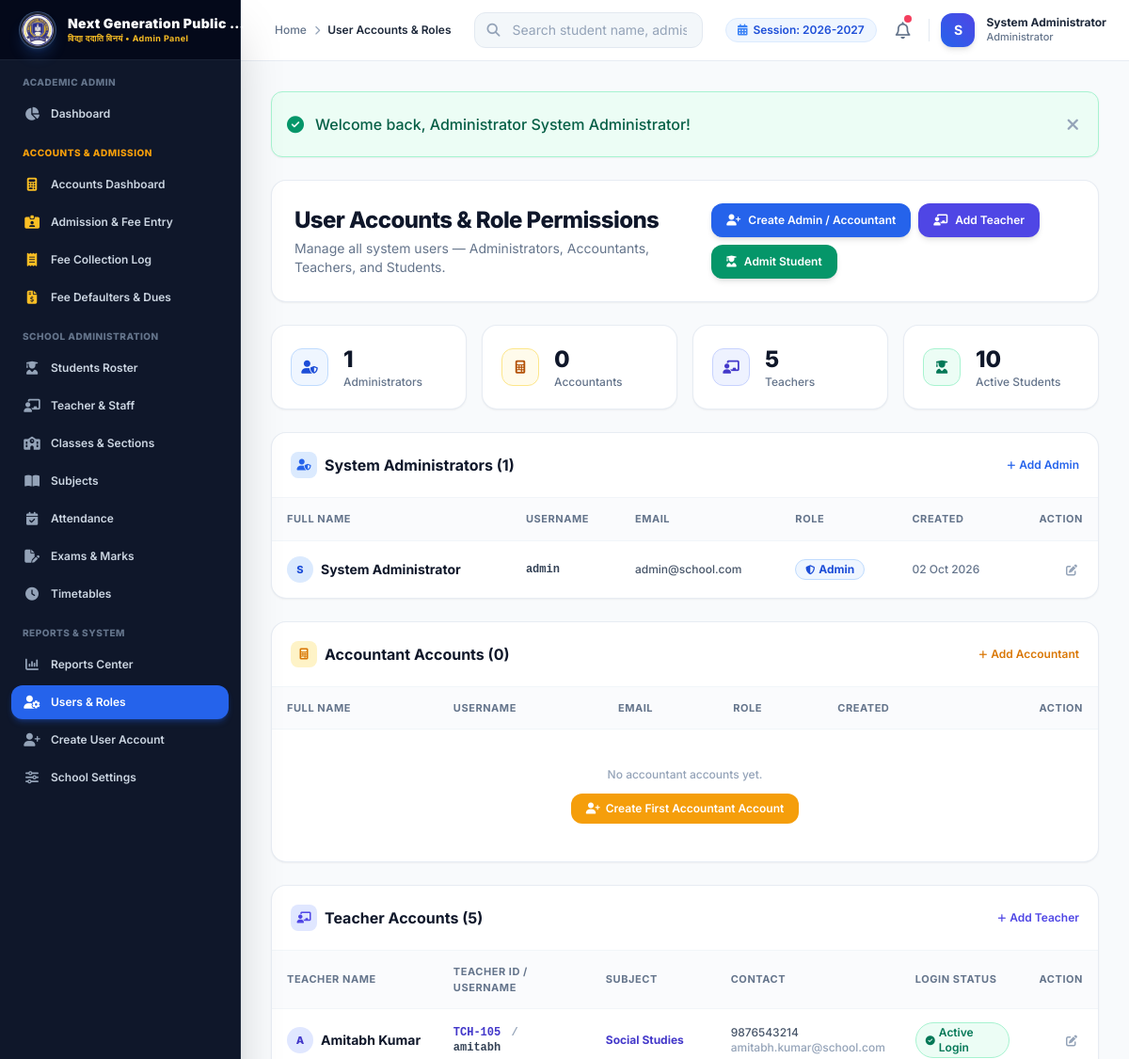
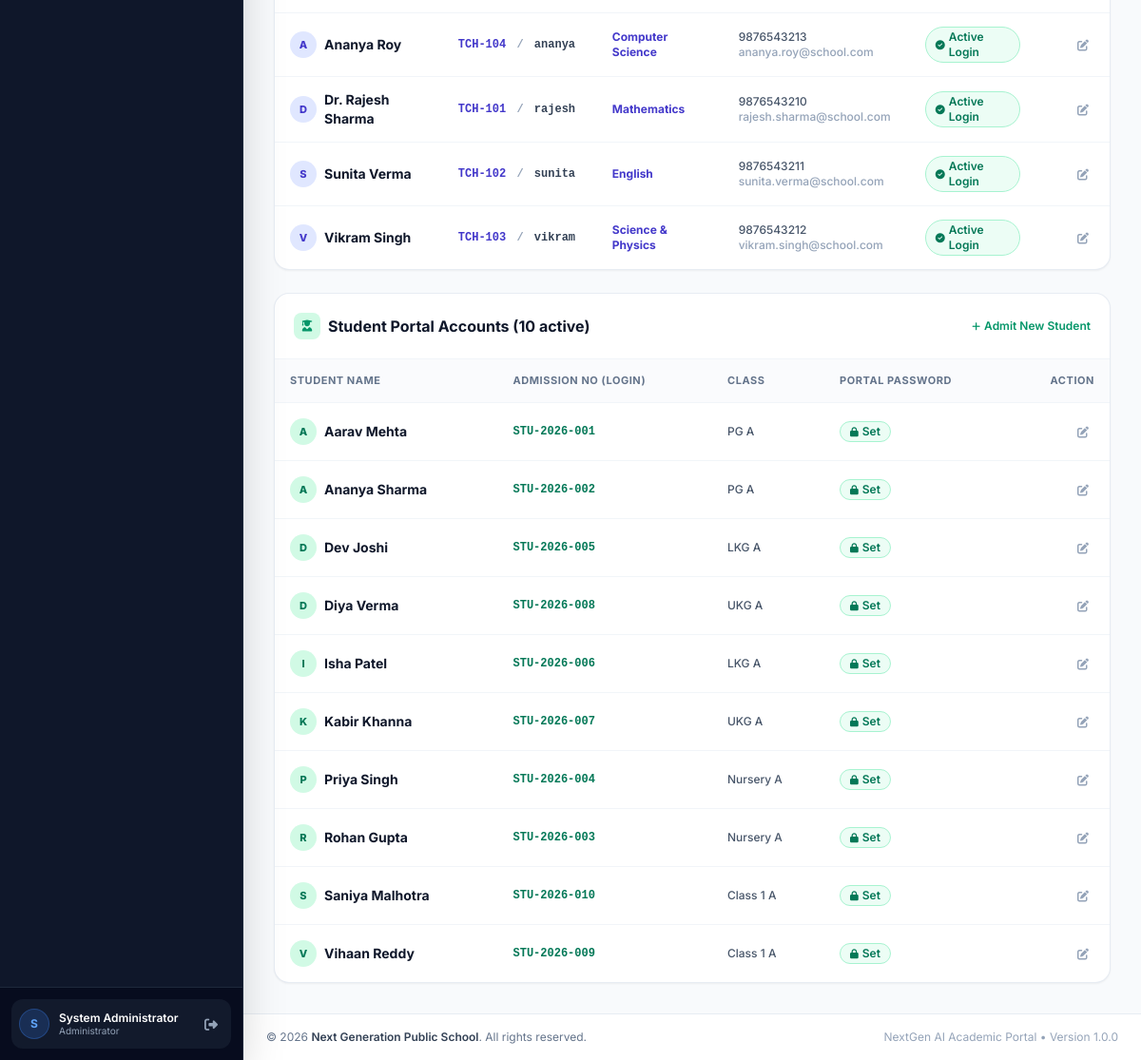
Screenshot of /admin/users/index.php (signed in) with the database file from the repository (2 pictures, top to bottom).
### tables this page shows
CREATE TABLE `school_settings` (
  `id` INT AUTO_INCREMENT PRIMARY KEY,
  `setting_key` VARCHAR(100) NOT NULL UNIQUE,
  `setting_value` TEXT DEFAULT NULL,
  `updated_at` DATETIME DEFAULT CURRENT_TIMESTAMP ON UPDATE CURRENT_TIMESTAMP
);

CREATE TABLE `users` (
  `id` INT AUTO_INCREMENT PRIMARY KEY,
  `username` VARCHAR(50) NOT NULL UNIQUE,
  `password` VARCHAR(255) NOT NULL,
  `full_name` VARCHAR(100) NOT NULL,
  `email` VARCHAR(100) NOT NULL,
  `role` VARCHAR(20) DEFAULT 'admin',
  `created_at` DATETIME DEFAULT CURRENT_TIMESTAMP,
  `updated_at` DATETIME DEFAULT CURRENT_TIMESTAMP ON UPDATE CURRENT_TIMESTAMP
);

CREATE TABLE `teachers` (
  `id` INT AUTO_INCREMENT PRIMARY KEY,
  `teacher_id` VARCHAR(30) NOT NULL UNIQUE,
  `name` VARCHAR(100) NOT NULL,
  `subject` VARCHAR(100) NOT NULL,
  `qualification` VARCHAR(100) NOT NULL,
  `mobile` VARCHAR(20) NOT NULL,
  `email` VARCHAR(100) NOT NULL,
  `address` TEXT,
  `joining_date` DATE NOT NULL,
  `status` ENUM('Active', 'Inactive') DEFAULT 'Active',
  `username` VARCHAR(50) DEFAULT NULL UNIQUE,
  `password` VARCHAR(255) DEFAULT NULL,
  `created_at` DATETIME DEFAULT CURRENT_TIMESTAMP,
  `updated_at` DATETIME DEFAULT CURRENT_TIMESTAMP ON UPDATE CURRENT_TIMESTAMP
);

CREATE TABLE `students` (
  `id` INT AUTO_INCREMENT PRIMARY KEY,
  `admission_no` VARCHAR(30) NOT NULL UNIQUE,
  `password` VARCHAR(255) DEFAULT NULL,
  `first_name` VARCHAR(50) NOT NULL,
  `last_name` VARCHAR(50) NOT NULL,
  `father_name` VARCHAR(100) NOT NULL,
  `mother_name` VARCHAR(100) NOT NULL,
  `dob` DATE NOT NULL,
  `gender` ENUM('Male', 'Female', 'Other') NOT NULL,
  `class_id` INT NOT NULL,
  `section` VARCHAR(20) NOT NULL,
  `mobile` VARCHAR(20) NOT NULL,
  `email` VARCHAR(100) DEFAULT NULL,
  `address` TEXT,
  `admission_date` DATE NOT NULL,
  `photo` VARCHAR(255) DEFAULT NULL,
  `status` ENUM('Active', 'Inactive', 'Graduated') DEFAULT 'Active',
  `created_at` DATETIME DEFAULT CURRENT_TIMESTAMP,
  `updated_at` DATETIME DEFAULT CURRENT_TIMESTAMP ON UPDATE CURRENT_TIMESTAMP,
  FOREIGN KEY (`class_id`) REFERENCES `classes`(`id`) ON DELETE CASCADE
);

CREATE TABLE `classes` (
  `id` INT AUTO_INCREMENT PRIMARY KEY,
  `class_name` VARCHAR(50) NOT NULL,
  `section` VARCHAR(20) NOT NULL,
  `teacher_id` INT DEFAULT NULL,
  `room_number` VARCHAR(30) NOT NULL,
  `academic_session` VARCHAR(30) NOT NULL DEFAULT '2026-2027',
  `created_at` DATETIME DEFAULT CURRENT_TIMESTAMP,
  `updated_at` DATETIME DEFAULT CURRENT_TIMESTAMP ON UPDATE CURRENT_TIMESTAMP,
  FOREIGN KEY (`teacher_id`) REFERENCES `teachers`(`id`) ON DELETE SET NULL
);

### admin/users/index.php (the view, shortened to what the rows shown need)
<?php
require_once __DIR__ . '/../../includes/auth.php';
$admins     = $pdo->query("SELECT * FROM users WHERE role = 'admin' ORDER BY id ASC")->fetchAll();
$teachers   = $pdo->query("SELECT * FROM teachers ORDER BY name ASC")->fetchAll();
$students   = $pdo->query("SELECT s.*, c.class_name, c.section FROM students s LEFT JOIN classes c ON s.class_id = c.id WHERE s.status = 'Active' ORDER BY s.first_name ASC")->fetchAll();
require_once __DIR__ . '/../../includes/header.php';
?>
<div class="space-y-6">
    <div class="flex flex-col md:flex-row md:items-center justify-between gap-4 bg-white p-6 rounded-2xl border border-slate-200/80 shadow-sm">
        <div>
            <h1 class="text-2xl font-extrabold text-slate-900 tracking-tight">User Accounts &amp; Role Permissions</h1>
        </div>
    </div>
    <div class="bg-white rounded-2xl border border-slate-200/80 shadow-sm overflow-hidden">
        <div class="overflow-x-auto">
            <table class="w-full text-left border-collapse">
                <thead>
                    <tr class="bg-slate-50/70 border-b border-slate-100 text-[11px] font-bold text-slate-500 uppercase tracking-wider">
                        <th class="py-3.5 px-4">Full Name</th>
                        <th class="py-3.5 px-4">Username</th>
                        <th class="py-3.5 px-4">Email</th>
                        <th class="py-3.5 px-4">Role</th>
                        <th class="py-3.5 px-4">Created</th>
                        <th class="py-3.5 px-4 text-right">Action</th>
                    </tr>
                </thead>
                <tbody class="divide-y divide-slate-100 text-sm font-medium text-slate-700">
                    <?php if (empty($admins)): ?>
                        <tr><td colspan="6" class="py-8 text-center text-slate-400 text-xs">No administrators found.</td></tr>
                    <?php else: ?>
                    <?php foreach ($admins as $adm): ?>
                        <tr class="hover:bg-slate-50/80 transition-colors">
                            <td class="py-3.5 px-4 font-bold text-slate-900">
                                <div class="flex items-center space-x-2">
                                    <div class="w-7 h-7 rounded-full bg-blue-100 text-blue-700 font-extrabold text-[11px] flex items-center justify-center shrink-0">
                                        <?= strtoupper(substr($adm['full_name'], 0, 1)) ?>
                                    </div>
                                    <span><?= e($adm['full_name']) ?></span>
                                </div>
                            </td>
                            <td class="py-3.5 px-4 font-mono text-xs font-semibold text-slate-700"><?= e($adm['username']) ?></td>
                            <td class="py-3.5 px-4 text-xs text-slate-600"><?= e($adm['email']) ?></td>
                            <td class="py-3.5 px-4">
                                <span class="inline-flex items-center px-2.5 py-0.5 rounded-full text-xs font-bold bg-blue-50 text-blue-700 border border-blue-200">
                                    <i class="fa-solid fa-shield-halved mr-1 text-[10px]"></i>
                                    <?= ucfirst(e($adm['role'])) ?>
                                </span>
                            </td>
                            <td class="py-3.5 px-4 text-xs text-slate-500"><?= date('d M Y', strtotime($adm['created_at'])) ?></td>
                            <td class="py-3.5 px-4 text-right">
                                <a href="<?= base_url('admin/users/edit.php?id=' . $adm['id']) ?>" class="p-1.5 text-slate-400 hover:text-blue-600 hover:bg-blue-50 rounded-lg transition-colors inline-block" title="Edit">
                                    <i class="fa-solid fa-pen-to-square text-xs"></i>
                                </a>
                            </td>
                        </tr>
                    <?php endforeach; ?>
                    <?php endif; ?>
                </tbody>
            </table>
        </div>
    </div>
    <div class="bg-white rounded-2xl border border-slate-200/80 shadow-sm overflow-hidden">
        <div class="overflow-x-auto">
            <table class="w-full text-left border-collapse">
                <thead>
                    <tr class="bg-slate-50/70 border-b border-slate-100 text-[11px] font-bold text-slate-500 uppercase tracking-wider">
                        <th class="py-3.5 px-4">Full Name</th>
                        <th class="py-3.5 px-4">Username</th>
                        <th class="py-3.5 px-4">Email</th>
                        <th class="py-3.5 px-4">Role</th>
                        <th class="py-3.5 px-4">Created</th>
                        <th class="py-3.5 px-4 text-right">Action</th>
                    </tr>
                </thead>
            </table>
        </div>
    </div>
    <div class="bg-white rounded-2xl border border-slate-200/80 shadow-sm overflow-hidden">
        <div class="overflow-x-auto">
            <table class="w-full text-left border-collapse">
                <thead>
                    <tr class="bg-slate-50/70 border-b border-slate-100 text-[11px] font-bold text-slate-500 uppercase tracking-wider">
                        <th class="py-3.5 px-4">Teacher Name</th>
                        <th class="py-3.5 px-4">Teacher ID / Username</th>
                        <th class="py-3.5 px-4">Subject</th>
                        <th class="py-3.5 px-4">Contact</th>
                        <th class="py-3.5 px-4">Login Status</th>
                        <th class="py-3.5 px-4 text-right">Action</th>
                    </tr>
                </thead>
                <tbody class="divide-y divide-slate-100 text-sm font-medium text-slate-700">
                    <?php if (empty($teachers)): ?>
                        <tr><td colspan="6" class="py-8 text-center text-slate-400 text-xs">No teachers found.</td></tr>
                    <?php else: ?>
                    <?php foreach ($teachers as $t): ?>
                        <tr class="hover:bg-slate-50/80 transition-colors">
                            <td class="py-3.5 px-4 font-bold text-slate-900">
                                <div class="flex items-center space-x-2">
                                    <div class="w-7 h-7 rounded-full bg-indigo-100 text-indigo-700 font-extrabold text-[11px] flex items-center justify-center shrink-0">
                                        <?= strtoupper(substr($t['name'], 0, 1)) ?>
                                    </div>
                                    <span><?= e($t['name']) ?></span>
                                </div>
                            </td>
                            <td class="py-3.5 px-4 font-mono text-xs font-semibold text-slate-700">
                                <span class="text-indigo-700"><?= e($t['teacher_id']) ?></span>
                                <?php if ($t['username']): ?>
                                    <span class="text-slate-400 mx-1">/</span>
                                    <span><?= e($t['username']) ?></span>
                                <?php else: ?>
                                    <span class="text-rose-400 ml-1 text-[10px]">no login</span>
                                <?php endif; ?>
                            </td>
                            <td class="py-3.5 px-4 text-xs font-bold text-indigo-700"><?= e($t['subject']) ?></td>
                            <td class="py-3.5 px-4 text-xs text-slate-600">
                                <div><?= e($t['mobile']) ?></div>
                                <div class="text-slate-400"><?= e($t['email']) ?></div>
                            </td>
                            <td class="py-3.5 px-4">
                                <?php if ($t['username'] && $t['password']): ?>
                                    <span class="inline-flex items-center px-2.5 py-0.5 rounded-full text-xs font-semibold bg-emerald-50 text-emerald-700 border border-emerald-200">
                                        <i class="fa-solid fa-circle-check mr-1 text-[10px]"></i> Active Login
                                    </span>
                                <?php else: ?>
                                    <span class="inline-flex items-center px-2.5 py-0.5 rounded-full text-xs font-semibold bg-rose-50 text-rose-600 border border-rose-200">
                                        <i class="fa-solid fa-circle-xmark mr-1 text-[10px]"></i> No Login Set
                                    </span>
                                <?php endif; ?>
                            </td>
                            <td class="py-3.5 px-4 text-right">
                                <a href="<?= base_url('admin/teachers/edit.php?id=' . $t['id']) ?>" class="p-1.5 text-slate-400 hover:text-blue-600 hover:bg-blue-50 rounded-lg transition-colors inline-block" title="Edit Account">
                                    <i class="fa-solid fa-pen-to-square text-xs"></i>
                                </a>
                            </td>
                        </tr>
                    <?php endforeach; ?>
                    <?php endif; ?>
                </tbody>
            </table>
        </div>
    </div>
    <div class="bg-white rounded-2xl border border-slate-200/80 shadow-sm overflow-hidden">
        <div class="overflow-x-auto">
            <table class="w-full text-left border-collapse">
                <thead>
                    <tr class="bg-slate-50/70 border-b border-slate-100 text-[11px] font-bold text-slate-500 uppercase tracking-wider">
                        <th class="py-3.5 px-4">Student Name</th>
                        <th class="py-3.5 px-4">Admission No (Login)</th>
                        <th class="py-3.5 px-4">Class</th>
                        <th class="py-3.5 px-4">Portal Password</th>
                        <th class="py-3.5 px-4 text-right">Action</th>
                    </tr>
                </thead>
                <tbody class="divide-y divide-slate-100 text-sm font-medium text-slate-700">
                    <?php if (empty($students)): ?>
                        <tr><td colspan="5" class="py-8 text-center text-slate-400 text-xs">No active students found.</td></tr>
                    <?php else: ?>
                    <?php foreach ($students as $st): ?>
                        <tr class="hover:bg-slate-50/80 transition-colors">
                            <td class="py-3.5 px-4 font-bold text-slate-900">
                                <div class="flex items-center space-x-2">
                                    <div class="w-7 h-7 rounded-full bg-emerald-100 text-emerald-700 font-extrabold text-[11px] flex items-center justify-center shrink-0">
                                        <?= strtoupper(substr($st['first_name'], 0, 1)) ?>
                                    </div>
                                    <span><?= e($st['first_name'] . ' ' . $st['last_name']) ?></span>
                                </div>
                            </td>
                            <td class="py-3.5 px-4 font-mono text-xs font-bold text-emerald-700"><?= e($st['admission_no']) ?></td>
                            <td class="py-3.5 px-4 text-xs text-slate-600"><?= e($st['class_name'] . ' ' . $st['section']) ?></td>
                            <td class="py-3.5 px-4">
                                <?php if ($st['password']): ?>
                                    <span class="inline-flex items-center px-2.5 py-0.5 rounded-full text-xs font-semibold bg-emerald-50 text-emerald-700 border border-emerald-200">
                                        <i class="fa-solid fa-lock mr-1 text-[10px]"></i> Set
                                    </span>
                                <?php else: ?>
                                    <span class="inline-flex items-center px-2.5 py-0.5 rounded-full text-xs font-semibold bg-slate-50 text-slate-500 border border-slate-200">
                                        <i class="fa-solid fa-lock-open mr-1 text-[10px]"></i> Not Set
                                    </span>
                                <?php endif; ?>
                            </td>
                            <td class="py-3.5 px-4 text-right">
                                <a href="<?= base_url('admin/students/edit.php?id=' . $st['id']) ?>" class="p-1.5 text-slate-400 hover:text-blue-600 hover:bg-blue-50 rounded-lg transition-colors inline-block" title="Edit / Set Password">
                                    <i class="fa-solid fa-pen-to-square text-xs"></i>
                                </a>
                            </td>
                        </tr>
                    <?php endforeach; ?>
                    <?php endif; ?>
                </tbody>
            </table>
        </div>
    </div>
</div>
<?php require_once __DIR__ . '/../../includes/footer.php'; ?>

### includes/navbar.php (shortened to what the rows shown need)
<?php
$current_academic_session = get_school_setting('academic_session', '2026-2027');
?>
<header class="sticky top-0 z-30 bg-white/90 backdrop-blur-md border-b border-slate-200/80 no-print">
    <div class="flex items-center justify-between h-16 px-4 md:px-6">
        <div class="flex items-center space-x-3">
            <div class="hidden lg:flex items-center space-x-1.5 px-3 py-1 bg-blue-50 text-blue-700 rounded-full text-xs font-semibold border border-blue-100">
                <i class="fa-solid fa-calendar-days text-blue-500"></i>
                <span>Session: <?= e($current_academic_session) ?></span>
            </div>
        </div>
    </div>
</header>

### rows the page displays
school_settings: setting_value "2026-2027"
users: full_name "S", full_name "System Administrator", username "admin", email "admin@school.com", role "Admin", created_at "02 Oct 2026"
teachers: name "A", name "Amitabh Kumar", teacher "TCH-105", username "amitabh", subject "Social Studies", mobile "9876543214", email "amitabh.kumar@school.com", shows "Active Login"
teachers: name "A", name "Ananya Roy", teacher "TCH-104", username "ananya", subject "Computer Science", mobile "9876543213", email "ananya.roy@school.com", shows "Active Login"
teachers: name "D", name "Dr. Rajesh Sharma", teacher "TCH-101", username "rajesh", subject "Mathematics", mobile "9876543210", email "rajesh.sharma@school.com", shows "Active Login"
teachers: name "S", name "Sunita Verma", teacher "TCH-102", username "sunita", subject "English", mobile "9876543211", email "sunita.verma@school.com", shows "Active Login"
teachers: name "V", name "Vikram Singh", teacher "TCH-103", username "vikram", subject "Science & Physics", mobile "9876543212", email "vikram.singh@school.com", shows "Active Login"
students: first_name "A", first_name+last_name "Aarav Mehta", admission_no "STU-2026-001", class.section "PG A", shows "Set"
students: first_name "A", first_name+last_name "Ananya Sharma", admission_no "STU-2026-002", class.section "PG A", shows "Set"
students: first_name "D", first_name+last_name "Dev Joshi", admission_no "STU-2026-005", class.section "LKG A", shows "Set"
students: first_name "D", first_name+last_name "Diya Verma", admission_no "STU-2026-008", class.section "UKG A", shows "Set"
students: first_name "I", first_name+last_name "Isha Patel", admission_no "STU-2026-006", class.section "LKG A", shows "Set"
students: first_name "K", first_name+last_name "Kabir Khanna", admission_no "STU-2026-007", class.section "UKG A", shows "Set"
students: first_name "P", first_name+last_name "Priya Singh", admission_no "STU-2026-004", class.section "Nursery A", shows "Set"
students: first_name "R", first_name+last_name "Rohan Gupta", admission_no "STU-2026-003", class.section "Nursery A", shows "Set"
students: first_name "S", first_name+last_name "Saniya Malhotra", admission_no "STU-2026-010", class.section "Class 1 A", shows "Set"
students: first_name "V", first_name+last_name "Vihaan Reddy", admission_no "STU-2026-009", class.section "Class 1 A", shows "Set"

### other values shown
$role_badge "Admin Panel"
substr($_SESSION['full_name'] ?? 'U', 0, 1) "S"
$_SESSION['full_name'] "System Administrator"
$role_label "Administrator"
$page_title "User Accounts & Roles"
$nav_role_title "Administrator"
$flash['text'] "Welcome back, Administrator System Administrator!"
$sc['count'] "1"
$sc['label'] "Administrators"
$sc['count'] "0"
$sc['label'] "Accountants"
$sc['count'] "5"
$sc['label'] "Teachers"
$sc['count'] "10"
$sc['label'] "Active Students"
